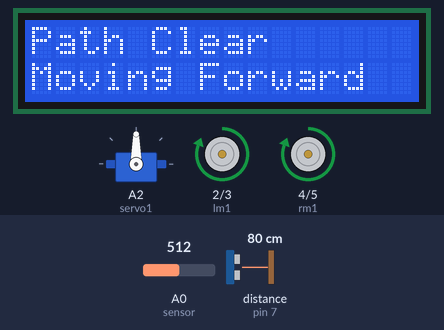
A sketch run on a simulated Arduino Uno, built with avr-gcc and run on an emulated ATmega328P. On the bench: servo, 16×2 character LCD, motor-driver pin pairs drawn as motors (green arrow = first pin HIGH = forward, orange = second pin HIGH = backward, longer = more drive). Wiring (inferred from the names in the program): ultrasonic range finder: trigger pin 6; echo pin 7. The inputs (shaded band) are chosen by the test bench; at power-on: distance to the obstacle (sensor on pin 7) 80 cm, A0 (sensor) = 512. The echo pulse lasts 58.3 µs per cm; what the sketch prints to the serial monitor is not drawn.

Above: at 2.1 s.
At 3.2 s:
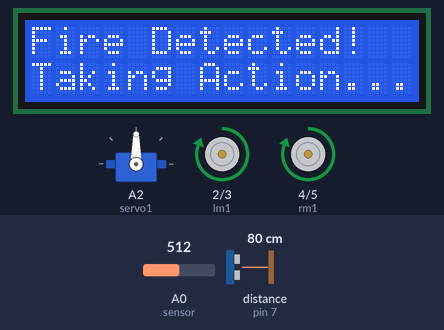
3.3 s: distance to the obstacle (sensor on pin 7) set to 22 cm
11.7 s: distance to the obstacle (sensor on pin 7) set to 19 cm
At 19.4 s:
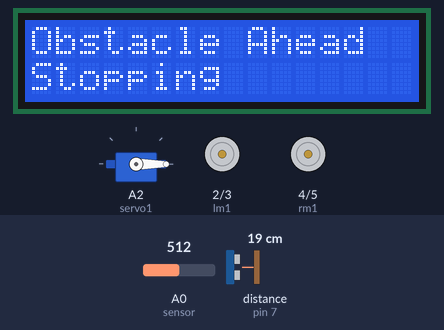
25.5 s: A0 (sensor) set to 211
39.5 s: A0 (sensor) set to 189
At 52.4 s:
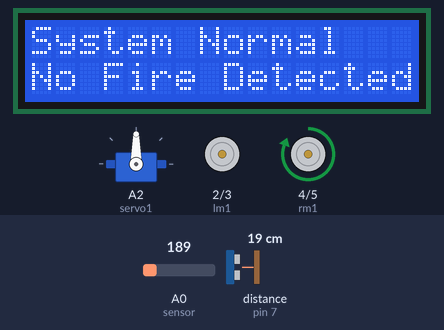
53.5 s: distance to the obstacle (sensor on pin 7) set to 35 cm
At 55.5 s:
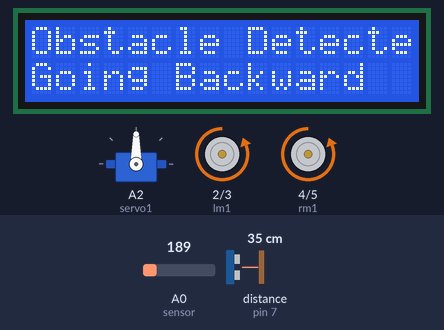
62.6 s: distance to the obstacle (sensor on pin 7) set to 2 cm
At 68.6 s:
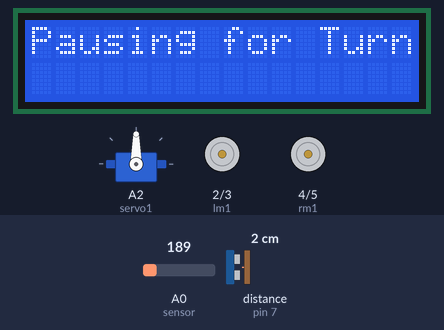
Timing chart, 0 to 72.7 s (numbered marks = the images above; inputs shaded):
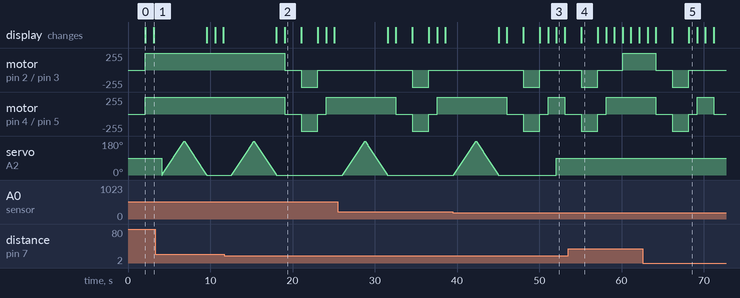

The sketch:

fire_fighting_robot_project1.ino
```cpp
#include <Servo.h>
#include <LiquidCrystal.h>

LiquidCrystal lcd(8, 9, 10, 11, 12, 13);
Servo servo1;

// Pins
const int echoPin = 7;
const int trigPin = 6;
const int lm1 = 2;
const int lm2 = 3;
const int rm1 = 4;
const int rm2 = 5;
const int sensor = A0;
const int sensorThresh = 200;

long cm, duration;

void setup() {
  servo1.attach(A2);
  pinMode(lm1, OUTPUT);
  pinMode(lm2, OUTPUT);
  pinMode(rm1, OUTPUT);
  pinMode(rm2, OUTPUT);
  pinMode(trigPin, OUTPUT);
  pinMode(echoPin, INPUT);
  pinMode(sensor, INPUT);

  Serial.begin(9600);
  lcd.begin(16, 2);
  lcd.setCursor(0, 0);
  lcd.print("System Initializing");
  delay(2000);  // Display the initialization message for 2 seconds
}

void loop() {
  // Ultrasonic sensor - average reading for more stable distance measurement
  int numReadings = 5;
  long totalDistance = 0;

  for (int i = 0; i < numReadings; i++) {
    digitalWrite(trigPin, LOW);
    delayMicroseconds(2);
    digitalWrite(trigPin, HIGH);
    delayMicroseconds(10);
    digitalWrite(trigPin, LOW);
    duration = pulseIn(echoPin, HIGH);
    cm = duration * 0.034 / 2;
    totalDistance += cm;
  }

  cm = totalDistance / numReadings;

  // Obstacle Avoidance Logic
  if (cm < 20 ) {
    stopBot();
    delay(2000);
    goBackward();
    delay(2000);
    stopAgain();
    delay(1000);
    goLeft();
    delay(1000);
  } else {
    goStraight();
    delay(1000);
  }

  // Fire detection logic
  int analogValue = analogRead(sensor);
  Serial.print("Fire Sensor Value: ");
  Serial.println(analogValue);

  if (analogValue > sensorThresh) {
    lcd.clear();
    lcd.setCursor(0, 0);
    lcd.print("Fire Detected!");
    lcd.setCursor(0, 1);
    lcd.print("Taking Action...");
    delay(1000);

    // Rotate the servo from 0 to 180 degrees
    for (int angle = 0; angle <= 180; angle++) {
      servo1.write(angle);
      delay(15);
    }

    // Rotate the servo back from 180 to 0 degrees
    for (int angle = 180; angle >= 0; angle--) {
      servo1.write(angle);
      delay(15);
    }

    lcd.clear();
    lcd.setCursor(0, 0);
    lcd.print("Action Complete");
    delay(1000);
  } else {
    lcd.clear();
    lcd.setCursor(0, 0);
    lcd.print("System Normal");
    lcd.setCursor(0, 1);
    lcd.print("No Fire Detected");
    servo1.write(90);  // Ensure servo is at default position
    delay(1000);
  }

  // Serial Monitor output for distance
  Serial.print("Distance: ");
  Serial.print(cm);
  Serial.println(" cm");
}

// Functions for robot movement
void goStraight() {
  lcd.clear();
  lcd.setCursor(0, 0);
  lcd.print("Path Clear");
  lcd.setCursor(0, 1);
  lcd.print("Moving Forward");

  analogWrite(lm1, 255);
  analogWrite(lm2, 0);
  analogWrite(rm1, 255);
  analogWrite(rm2, 0);
}

void goBackward() {
  lcd.clear();
  lcd.setCursor(0, 0);
  lcd.print("Obstacle Detected");
  lcd.setCursor(0, 1);
  lcd.print("Going Backward");

  analogWrite(lm2, 255);
  analogWrite(lm1, 0);
  analogWrite(rm2, 255);
  analogWrite(rm1, 0);
}

void stopBot() {
  lcd.clear();
  lcd.setCursor(0, 0);
  lcd.print("Obstacle Ahead");
  lcd.setCursor(0, 1);
  lcd.print("Stopping");

  analogWrite(lm1, 0);
  analogWrite(lm2, 0);
  analogWrite(rm1, 0);
  analogWrite(rm2, 0);
}

void stopAgain() {
  lcd.clear();
  lcd.setCursor(0, 0);
  lcd.print("Pausing for Turn");

  analogWrite(lm1, 0);
  analogWrite(lm2, 0);
  analogWrite(rm1, 0);
  analogWrite(rm2, 0);
}

void goLeft() {
  lcd.clear();
  lcd.setCursor(0, 0);
  lcd.print("Turning Left");
  lcd.setCursor(0, 1);
  lcd.print("Path Clear");

  analogWrite(lm1, 0);
  analogWrite(lm2, 0);
  analogWrite(rm1, 255);
  analogWrite(rm2, 0);
}
```

Measured:
- the behaviour switches between 21 and 20 cm on distance to the obstacle (sensor on pin 7) (found by bisection; images 1 and 2)
- the behaviour switches between 201 and 200 on A0 (sensor) (found by bisection; images 2 and 3)
- after the input at 11.7 s, motor on pin 2 (lm1) / pin 3 (lm2): forward 255/255 → stopped after 7.4 s, → backward 255/255 2.0 s later, → stopped 2.0 s later; motor on pin 4 (rm1) / pin 5 (rm2): forward 255/255 → stopped after 7.4 s, → backward 255/255 2.0 s later, → stopped 2.0 s later, → forward 255/255 1.0 s later
- after the input at 39.5 s, the display: first differs from a run without the input after 12.6 s (image 3)
- after the input at 53.5 s, motor on pin 4 (rm1) / pin 5 (rm2): goes on until 58.1 s, then stays forward 255/255
- after the input at 62.6 s, motor on pin 2 (lm1) / pin 3 (lm2): forward 255/255 → stopped after 1.6 s, → backward 255/255 2.0 s later, → stopped 2.0 s later; motor on pin 4 (rm1) / pin 5 (rm2): forward 255/255 → stopped after 1.6 s, → backward 255/255 2.0 s later, → stopped 2.0 s later, → forward 255/255 1.0 s later, … (5 changes in this stretch)
- what the display in image 0 shows lasts 1.0 s, from 2.1 s to 3.1 s
